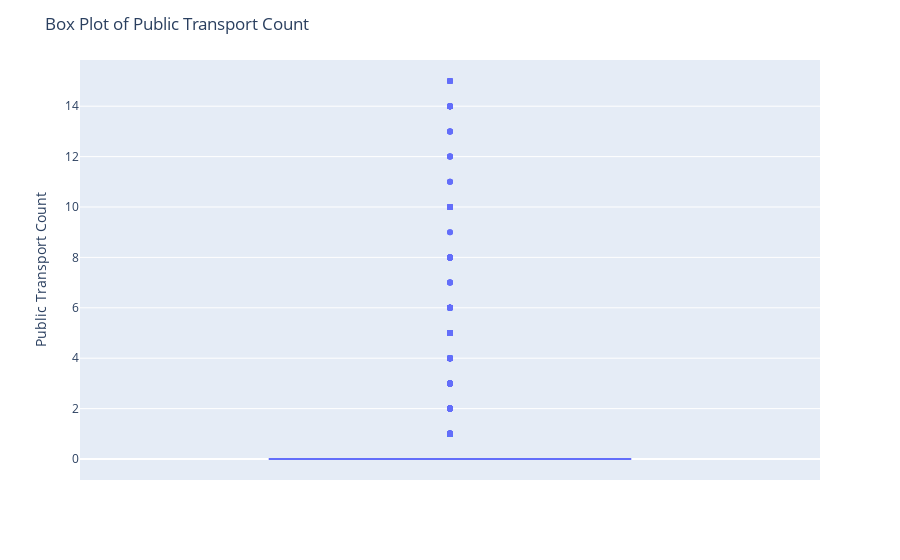

Notebook code for this chart:
### Code cell
fig = px.box(df_excluded_minus1, y='public_transport_count')
fig.update_layout(
    title="Box Plot of Public Transport Count", 
    yaxis_title="Public Transport Count" 
)
fig.show()

### Figure 1 — Plotly figure (JSON) as saved in the notebook; plotly's stock layout.template omitted (floating-point values rounded to 4 significant figures; data arrays with more than 128 entries replaced by an {"elided": "..."} marker saying what was removed)
{"data": [{"alignmentgroup": "True", "hovertemplate": "public_transport_count=%{y}<extra></extra>", "legendgroup": "", "marker": {"color": "#636efa"}, "name": "", "notched": false, "offsetgroup": "", "orientation": "v", "showlegend": false, "type": "box", "x0": " ", "xaxis": "x", "y": {"elided": "4572 int values"}, "y0": " ", "yaxis": "y"}], "layout": {"boxmode": "group", "legend": {"tracegroupgap": 0}, "margin": {"t": 60}, "title": {"text": "Box Plot of Public Transport Count"}, "xaxis": {"anchor": "y", "domain": [0, 1]}, "yaxis": {"anchor": "x", "domain": [0, 1], "title": {"text": "Public Transport Count"}}}}
